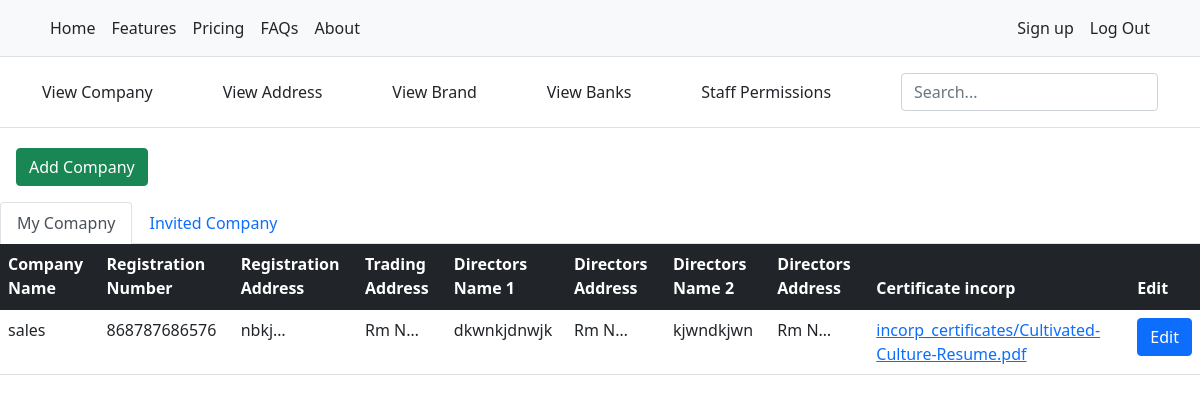
The page /company (signed in) on the database its author committed.
### Business_Admin/models.py (models this page shows, shortened)
class Company(models.Model):
    business_admin = models.ForeignKey(User, on_delete=models.CASCADE, blank=True, null=True)
    name = models.CharField(max_length=200,blank=True, help_text='Enter Company Name')
    registration_number = models.BigIntegerField(blank=True, help_text='Enter company registration number')
    registered_address = models.ForeignKey(Address, on_delete=models.CASCADE, null=True, blank=True, related_name='reg_address', help_text="Select Registration Address")
    auth_code = models.BigIntegerField(blank=True, help_text='Enter Authentication Code')
    trading_address = models.ForeignKey(Address, on_delete=models.CASCADE, null=True, blank=True, related_name='trade_address', help_text="Select Trading Address")
    directors_name1 = models.CharField(max_length=100, blank=True, help_text='Enter Directore Name')
    director1_address = models.ForeignKey(Address, on_delete=models.CASCADE, null=True, blank=True, related_name='director_address', help_text="Select Director 1 Address")
    directors_name2 = models.CharField(max_length=100, blank=True, help_text='Enter Director name 2')
    director2_address = models.ForeignKey(Address, on_delete=models.CASCADE, null=True, blank=True, related_name='director_address2', help_text="Select Director 2 Address")
    certi_incorp = models.FileField(upload_to='incorp_certificates', blank=True, help_text='Upload a copy of certificate incorpation')

class Address(models.Model):
    user = models.ForeignKey('auth.user', on_delete=models.CASCADE, blank=True, null=True)
    street1 = models.CharField(max_length=200, help_text='Enter street address 1')
    street2 = models.CharField(max_length=200, blank=True, help_text='Enter street address 2')
    area = models.CharField(max_length=200, blank=True, help_text='Enter area')
    city = models.CharField(max_length=200, help_text='Enter city')
    state = models.CharField(max_length=200, help_text='Enter state')
    country = models.CharField(max_length=200, help_text='Enter country')
    registered_address = models.BooleanField(help_text='Click to select as registered address')
    trading_address = models.BooleanField(help_text='Click to select as trading address')
    directors_address = models.BooleanField(help_text='Click to select as director address')
    my_bank_address = models.BooleanField(help_text='Click to select as Bank address', blank=True, default=False)
    def __str__(self):
        return (self.street1+','+self.street2+'\n'+self.area+','+self.city+','+self.state+','+self.country)

### Business_Admin/views.py (the view, shortened to what this page needs)
# urls.py: path('company', login_required(CompanyView.as_view()), name='company_view'),
class CompanyView(View):
    def get(self, request):
        data = {
        'company' : Company.objects.filter(business_admin=request.user),
        'invited_company' : PermissionToStaff.objects.filter(to_staff=request.user),
        'address':Address.objects.filter(user=request.user)
        }
        return render(request, 'business_admin/company_view.html', data)

### Business_Admin/models.py (called while the page is built)
    def __str__(self) -> str:
        return self.name

    def __str__(self) -> str:
        return self.brand_name

    def __str__(self) -> str:
        return self.trade_mark

### templates/business_admin/company_view.html (shortened to what this page needs)
{% extends 'base/base.html' %}{% load static %}{% block title %}Company{% endblock %} {% block stylesheets %}{% endblock %} {% block container %} {% include 'business_admin/header2.html' %}
<div>
    <a href="/add_company" class="btn btn-success m-3">Add Company</a>
</div>
<div>
    <nav>
        <div class="nav nav-tabs" id="nav-tab" role="tablist">
            <button class="nav-link active" id="nav-home-tab" data-bs-toggle="tab" data-bs-target="#nav-home" type="button" role="tab" aria-controls="nav-home" aria-selected="true">My Comapny</button>
            <button class="nav-link" id="nav-profile-tab" data-bs-toggle="tab" data-bs-target="#nav-profile" type="button" role="tab" aria-controls="nav-profile" aria-selected="false">Invited Company</button>
        </div>
    </nav>
    <div class="tab-content" id="nav-tabContent">
        <div class="tab-pane fade show active" id="nav-home" role="tabpanel" aria-labelledby="nav-home-tab">
            <table class="table">
                <thead class="table-dark">
                    <tr>
                        <th>Company Name</th>
                        <th>Registration Number</th>
                        <th>Registration Address</th>
                        <th>Trading Address</th>
                        <th>Directors Name 1</th>
                        <th>Directors Address</th>
                        <th>Directors Name 2</th>
                        <th>Directors Address</th>
                        <th>Certificate incorp</th>
                        <th>Edit</th>
                    </tr>
                </thead>
                <tbody>
                    {% for i in company %}
                    <tr>
                        <td>{{i.name}}</td>
                        <td>{{i.registration_number}}</td>
                        <td>{{i.registered_address|truncatechars:5}}</td>
                        <td>{{i.trading_address|truncatechars:5}}</td>
                        <td>{{i.directors_name1}}</td>
                        <td>{{i.director1_address|truncatechars:5}}</td>
                        <td>{{i.directors_name2}}</td>
                        <td>{{i.director2_address|truncatechars:5}}</td>
                        <td><a href="{{i.certi_incorp.url}}">{{i.certi_incorp}}</a></td>
                        <td><button class="btn btn-primary" type="button" data-bs-toggle="offcanvas" data-bs-target="#offcanvasRight" aria-controls="offcanvasRight">Edit</button></td>
                    </tr>
                    {% endfor %}
                </tbody>
            </table>
        </div>
    </div>
</div>
{% endblock %} {% block javascripts %} {% endblock %}

### rows shown on the page
Company: name "sales", registration_number "868787686576", registered_address "nbkj…", trading_address "Rm N…", directors_name1 "dkwnkjdnwjk", director1_address "Rm N…", directors_name2 "kjwndkjwn", director2_address "Rm N…", certi_incorp "incorp_certificates/Cultivated-Culture-Resume.pdf"
